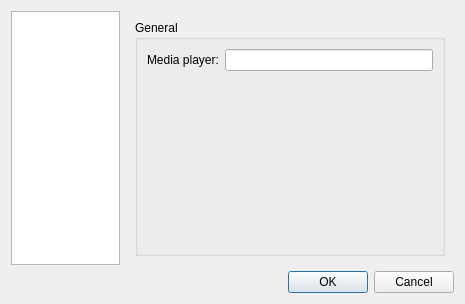
<?xml version="1.0" encoding="UTF-8"?>
<ui version="4.0">
 <class>OptionsDialog</class>
 <widget class="QDialog" name="OptionsDialog">
  <property name="geometry">
   <rect>
    <x>0</x>
    <y>0</y>
    <width>465</width>
    <height>304</height>
   </rect>
  </property>
  <property name="windowTitle">
   <string>Options - MediaSpy</string>
  </property>
  <layout class="QGridLayout" name="gridLayout">
   <item row="0" column="0">
    <widget class="QTreeWidget" name="optionsTree">
     <property name="sizePolicy">
      <sizepolicy hsizetype="Maximum" vsizetype="Expanding">
       <horstretch>1</horstretch>
       <verstretch>0</verstretch>
      </sizepolicy>
     </property>
     <property name="headerHidden">
      <bool>true</bool>
     </property>
     <column>
      <property name="text">
       <string notr="true">1</string>
      </property>
     </column>
    </widget>
   </item>
   <item row="0" column="1">
    <widget class="QStackedWidget" name="optionsStack">
     <property name="sizePolicy">
      <sizepolicy hsizetype="MinimumExpanding" vsizetype="Preferred">
       <horstretch>3</horstretch>
       <verstretch>0</verstretch>
      </sizepolicy>
     </property>
     <property name="currentIndex">
      <number>0</number>
     </property>
     <widget class="QWidget" name="generalPage">
      <layout class="QVBoxLayout" name="verticalLayout">
       <item>
        <widget class="QGroupBox" name="genGroupBox">
         <property name="sizePolicy">
          <sizepolicy hsizetype="Expanding" vsizetype="Preferred">
           <horstretch>200</horstretch>
           <verstretch>0</verstretch>
          </sizepolicy>
         </property>
         <property name="title">
          <string>General</string>
         </property>
         <property name="flat">
          <bool>false</bool>
         </property>
         <layout class="QVBoxLayout" name="verticalLayout_3">
          <item>
           <layout class="QHBoxLayout" name="horizontalLayout_3">
            <item>
             <widget class="QLabel" name="playerLabel">
              <property name="sizePolicy">
               <sizepolicy hsizetype="Maximum" vsizetype="Preferred">
                <horstretch>0</horstretch>
                <verstretch>0</verstretch>
               </sizepolicy>
              </property>
              <property name="text">
               <string>Media player:</string>
              </property>
             </widget>
            </item>
            <item>
             <widget class="QLineEdit" name="playerEdit"/>
            </item>
           </layout>
          </item>
          <item>
           <spacer name="genVerticalSpacer">
            <property name="orientation">
             <enum>Qt::Vertical</enum>
            </property>
            <property name="sizeHint" stdset="0">
             <size>
              <width>20</width>
              <height>40</height>
             </size>
            </property>
           </spacer>
          </item>
         </layout>
        </widget>
       </item>
      </layout>
     </widget>
     <widget class="QWidget" name="tagsPage">
      <layout class="QVBoxLayout" name="verticalLayout_2">
       <item>
        <widget class="QGroupBox" name="tagsGroupBox">
         <property name="title">
          <string>Tags</string>
         </property>
         <layout class="QVBoxLayout" name="verticalLayout_4">
          <item>
           <layout class="QHBoxLayout" name="horizontalLayout">
            <item>
             <widget class="QLabel" name="tagLabel">
              <property name="sizePolicy">
               <sizepolicy hsizetype="Maximum" vsizetype="Preferred">
                <horstretch>0</horstretch>
                <verstretch>0</verstretch>
               </sizepolicy>
              </property>
              <property name="text">
               <string>Your tags:</string>
              </property>
              <property name="alignment">
               <set>Qt::AlignLeading|Qt::AlignLeft|Qt::AlignTop</set>
              </property>
             </widget>
            </item>
            <item>
             <widget class="QLabel" name="tagsListLabel">
              <property name="sizePolicy">
               <sizepolicy hsizetype="Preferred" vsizetype="Preferred">
                <horstretch>0</horstretch>
                <verstretch>0</verstretch>
               </sizepolicy>
              </property>
              <property name="text">
               <string>tags</string>
              </property>
              <property name="alignment">
               <set>Qt::AlignLeading|Qt::AlignLeft|Qt::AlignTop</set>
              </property>
              <property name="wordWrap">
               <bool>true</bool>
              </property>
             </widget>
            </item>
           </layout>
          </item>
         </layout>
        </widget>
       </item>
       <item>
        <widget class="QGroupBox" name="tagsGroupBox2">
         <property name="title">
          <string>Purge orphan tags</string>
         </property>
         <layout class="QVBoxLayout" name="verticalLayout_5">
          <item>
           <widget class="QLabel" name="purgeLabel">
            <property name="text">
             <string>The following tags have been created, but are now unused. Here, you can remove them from the database.</string>
            </property>
            <property name="wordWrap">
             <bool>true</bool>
            </property>
           </widget>
          </item>
          <item>
           <layout class="QHBoxLayout" name="horizontalLayout_2">
            <item>
             <widget class="QLabel" name="label">
              <property name="sizePolicy">
               <sizepolicy hsizetype="Maximum" vsizetype="Preferred">
                <horstretch>0</horstretch>
                <verstretch>0</verstretch>
               </sizepolicy>
              </property>
              <property name="text">
               <string>Orphan tags:</string>
              </property>
             </widget>
            </item>
            <item>
             <widget class="QLabel" name="orphanTagsLabel">
              <property name="styleSheet">
               <string notr="true">font: italic;</string>
              </property>
              <property name="text">
               <string>orphan tags</string>
              </property>
             </widget>
            </item>
           </layout>
          </item>
          <item>
           <widget class="QPushButton" name="purgeButton">
            <property name="text">
             <string>Purge now!</string>
            </property>
           </widget>
          </item>
         </layout>
        </widget>
       </item>
       <item>
        <spacer name="tagsVerticalSpacer">
         <property name="orientation">
          <enum>Qt::Vertical</enum>
         </property>
         <property name="sizeHint" stdset="0">
          <size>
           <width>20</width>
           <height>40</height>
          </size>
         </property>
        </spacer>
       </item>
      </layout>
     </widget>
    </widget>
   </item>
   <item row="1" column="1">
    <widget class="QDialogButtonBox" name="buttonBox">
     <property name="orientation">
      <enum>Qt::Horizontal</enum>
     </property>
     <property name="standardButtons">
      <set>QDialogButtonBox::Cancel|QDialogButtonBox::Ok</set>
     </property>
    </widget>
   </item>
  </layout>
 </widget>
 <resources/>
 <connections>
  <connection>
   <sender>buttonBox</sender>
   <signal>accepted()</signal>
   <receiver>OptionsDialog</receiver>
   <slot>accept()</slot>
   <hints>
    <hint type="sourcelabel">
     <x>371</x>
     <y>230</y>
    </hint>
    <hint type="destinationlabel">
     <x>157</x>
     <y>236</y>
    </hint>
   </hints>
  </connection>
  <connection>
   <sender>buttonBox</sender>
   <signal>rejected()</signal>
   <receiver>OptionsDialog</receiver>
   <slot>reject()</slot>
   <hints>
    <hint type="sourcelabel">
     <x>371</x>
     <y>230</y>
    </hint>
    <hint type="destinationlabel">
     <x>286</x>
     <y>236</y>
    </hint>
   </hints>
  </connection>
 </connections>
</ui>
